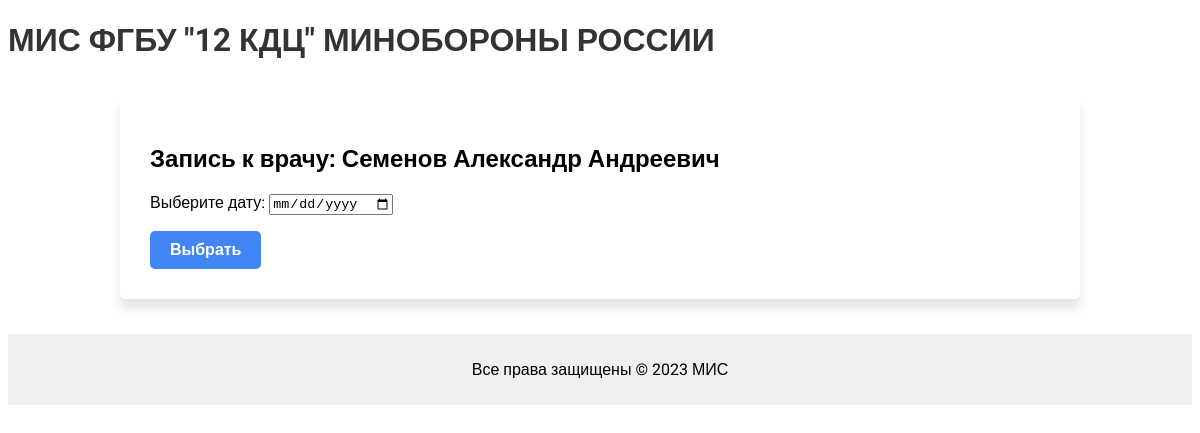
Screenshot of /doctor-schedule/1/1/ with the database file from the repository.
### medical/models.py (models this page shows, shortened)
class Doctor(models.Model):
    user = models.OneToOneField(User, on_delete=models.CASCADE)
    last_name = models.CharField(verbose_name='Фамилия', max_length=100)
    first_name = models.CharField(verbose_name='Имя', max_length=100)
    middle_name = models.CharField(verbose_name='Отчество', max_length=50)
    specialization = models.CharField(verbose_name='Должность', max_length=100)
    contact_number = models.CharField(verbose_name='Телефон', max_length=20)
    start_time = models.TimeField(verbose_name='Время начала приема')
    end_time = models.TimeField(verbose_name='Время окончания приема')
    appointment_duration = models.PositiveIntegerField(verbose_name='Длительность приема в минутах')

### medical/views.py (the view)
# urls.py: path('doctor-schedule/<int:patient_id>/<int:doctor_id>/', views.doctor_schedule, name='doctor_schedule'),
def doctor_schedule(request, patient_id, doctor_id):
    patient = get_object_or_404(Patient, id=patient_id)
    doctor = get_object_or_404(Doctor, id=doctor_id)
    appointments = Appointment.objects.filter(doctor_id=doctor)
    time_slots = []
    if request.method == 'POST':
        form = DateSelectionForm(request.POST)
        if form.is_valid():
            selected_date = form.cleaned_data['date']
            appointments1 = appointments.filter(date=selected_date)
            for appointment in appointments1:
                if appointment.patient_id_id is not None:
                    is_available = False
                else:
                    is_available = True
                time_slots.append({
                    'time': appointment.time,
                    'is_available': is_available
                })
        else:
            selected_date = None
            time_slots = []
    else:
        form = DateSelectionForm()
        selected_date = None
        time_slots = []
    available_dates = list(appointments.values_list('date', flat=True).distinct())
    available_appointments = []
    for date in available_dates:
        available_appointments.append({
            'date': date.strftime('%Y-%m-%d'),
            'time_slots': time_slots
        })
    return render(request, 'doctor_schedule.html', {
        'patient': patient,
        'doctor': doctor,
        'available_appointments': available_appointments,
        'selected_date': selected_date,
        'time_slots': time_slots,
        'form': form,
    })

### medical/forms.py
class DateSelectionForm(forms.Form):
    date = forms.DateField(label='Выберите дату',
                           widget=forms.DateInput(attrs={'type': 'date', 'min': str(date.today())}))

### medical/context_processors.py (called while the page is built)
def is_medregistrator(request):
    return {
        'is_medregistrator': request.user.groups.filter(name='Медрегистратор').exists()
    }

def is_doctor(request):
    return {
        'is_doctor': request.user.groups.filter(name='Doctors').exists()
    }

### medical/templates/doctor_schedule.html (shortened to what this page needs)
{% extends 'base.html' %}
{% block content %}
<h2>Запись к врачу: {{ doctor.last_name }} {{ doctor.first_name }} {{ doctor.middle_name }}</h2>
<form method="POST">
    {{ form.as_p }}
    <input type="submit" value="Выбрать">
</form>
{% endblock %}

### medical/static/styles.css (style rules this page uses)
body { font-family: "Roboto", Arial, sans-serif; }
h1, h2, h3, h4, h5, h6 { font-family: "Roboto", Arial, sans-serif; font-weight: bold; }
input[type="submit"] { padding: 10px 20px; border: none; background-color: #4285F4; color: #fff; font-size: 16px; font-weight: bold; border-radius: 5px; cursor: pointer; transition: background-color 0.2s ease; }

### rows the page displays
Doctor: last_name "Семенов", first_name "Александр", middle_name "Андреевич"
